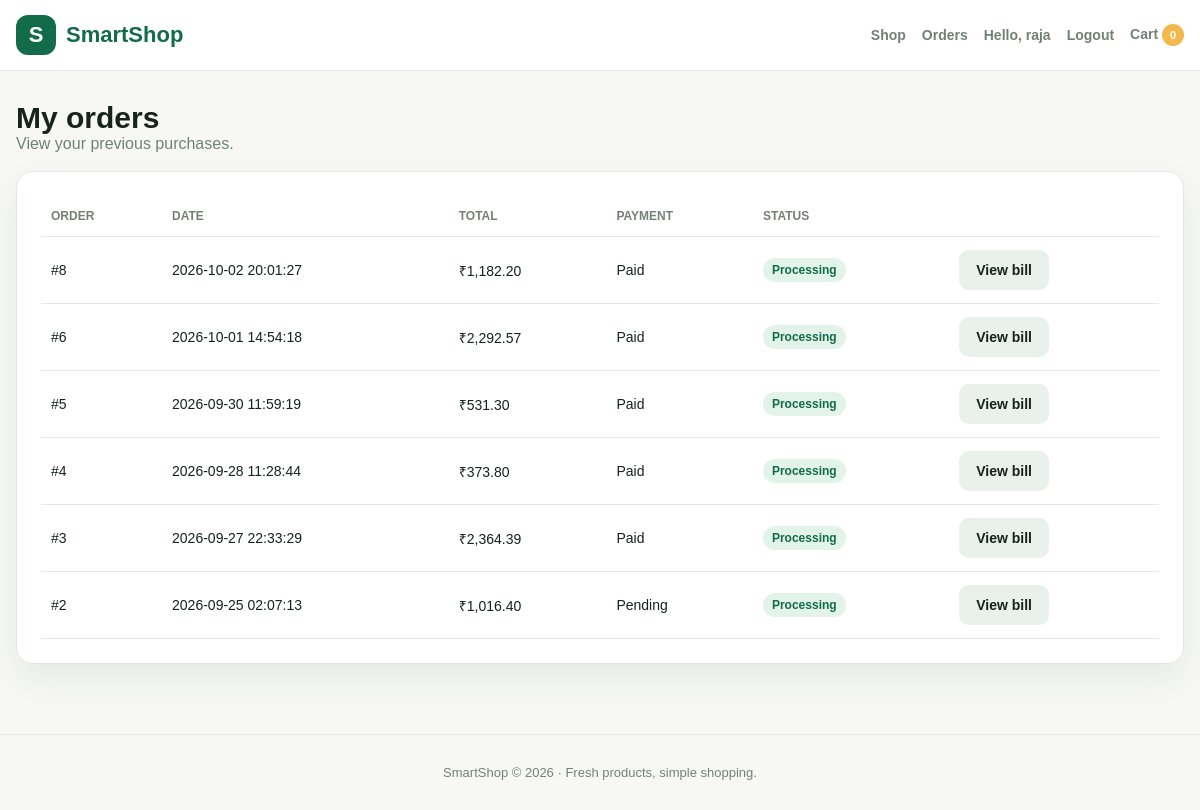
Page /orders (signed in) on the committed database.
### tables this page shows
CREATE TABLE orders (
            id INTEGER PRIMARY KEY AUTOINCREMENT,
            user_id INTEGER,
            customer_name TEXT NOT NULL,
            phone TEXT NOT NULL DEFAULT '',
            address TEXT NOT NULL DEFAULT '',
            subtotal REAL NOT NULL DEFAULT 0,
            discount REAL NOT NULL DEFAULT 0,
            gst REAL NOT NULL DEFAULT 0,
            total REAL NOT NULL DEFAULT 0,
            payment_method TEXT NOT NULL DEFAULT 'UPI',
            payment_status TEXT NOT NULL DEFAULT 'Pending',
            order_status TEXT NOT NULL DEFAULT 'Processing',
            created_at TEXT NOT NULL DEFAULT '',
            FOREIGN KEY(user_id) REFERENCES users(id)
        );

### app.py (the view)
@app.route("/orders")
@login_required
def my_orders():
    connection = get_db()
    orders = connection.execute(
        """
        SELECT *
        FROM orders
        WHERE user_id = ?
        ORDER BY id DESC
        """,
        (get_current_user()["id"],)
    ).fetchall()
    connection.close()
    return render_template(
        "orders.html",
        orders=orders,
    )

### app.py (called while the page is built, shortened)
def get_db():
    connection = sqlite3.connect(DB_PATH)
    connection.row_factory = sqlite3.Row
    connection.execute("PRAGMA foreign_keys = ON")
    return connection

def get_current_user():
    return session.get("user")

@app.context_processor
def inject_global_template_data():
    return {
        "user": get_current_user(),
        "cart_count": get_cart_count(),
        "year": datetime.now().year,
    }

def login_required(function):
    @wraps(function)
    def decorated(*args, **kwargs):
        if not get_current_user():
            flash("Please login first.", "warning")
            return redirect(url_for("login"))
        return function(*args, **kwargs)
    return decorated

def get_cart():
    cart = session.get("cart", {})
    if not isinstance(cart, dict):
        return {}
    clean_cart = {}
    return clean_cart

def get_cart_count():
    items, _ = get_cart_details()
    return sum(
        item["quantity"]
        for item in items
    )

@app.template_filter("money")
def money(value):
    return f"₹{float(value):,.2f}"

### templates/orders.html (shortened to what this page needs)
{% extends "base.html" %}
{% block content %}
<div class="section-heading">
    <div>
        <h2>My orders</h2>
        <span class="muted">
            View your previous purchases.
        </span>
    </div>
</div>
{% if orders %}
<div class="table-card table-wrapper">
    <table>
        <thead>
            <tr>
                <th>Order</th>
                <th>Date</th>
                <th>Total</th>
                <th>Payment</th>
                <th>Status</th>
                <th></th>
            </tr>
        </thead>
        <tbody>
            {% for order in orders %}
                <tr>
                    <td>#{{ order.id }}</td>
                    <td>{{ order.created_at }}</td>
                    <td>{{ order.total|money }}</td>
                    <td>{{ order.payment_status }}</td>
                    <td>
                        <span class="badge">
                            {{ order.order_status }}
                        </span>
                    </td>
                    <td>
                        <a
                            class="btn secondary"
                            href="{{ url_for(
                                'bill',
                                order_id=order.id
                            ) }}"
                        >
                            View bill
                        </a>
                    </td>
                </tr>
            {% endfor %}
        </tbody>
    </table>
</div>
{% else %}
<div class="empty">
    <h3>No orders yet</h3>
    <p>Your orders will appear here.</p>
</div>
{% endif %}
{% endblock %}

### templates/base.html (shortened to what this page needs)
<!DOCTYPE html>
<html lang="en">
<head>
    <link
        rel="stylesheet"
        href="{{ url_for(
            'static',
            filename='css/style.css'
        ) }}"
    >
</head>
<body>
    <nav class="navbar">
        <div class="container nav-inner">
            <a
                class="brand"
                href="{{ url_for('home') }}"
            >
                <span class="brand-icon">S</span>
                SmartShop
            </a>
            <div class="nav-links">
                <a href="{{ url_for('home') }}">
                    Shop
                </a>
                {% if user %}
                    <a href="{{ url_for('my_orders') }}">
                        Orders
                    </a>
                    <span>
                        Hello, {{ user.name }}
                    </span>
                    <a href="{{ url_for('logout') }}">
                        Logout
                    </a>
                {% else %}
                    <a href="{{ url_for('login') }}">
                        Login
                    </a>
                {% endif %}
                <a href="{{ url_for('cart') }}">
                    Cart
                    <span
                        id="cart-count"
                        class="cart-badge"
                    >
                        {{ cart_count }}
                    </span>
                </a>
            </div>
        </div>
    </nav>
    <main class="container">
        {% block content %}{% endblock %}
    </main>
    <footer>
        SmartShop © {{ year }} · Fresh products, simple shopping.
    </footer>
</body>
</html>

### static/css/style.css (style rules this page uses)
:root { --green: #126b4b; --dark-green: #08452f; --gold: #f2b84b; --bg: #f7f8f5; --text: #17231d; --muted: #738078; --border: #e2e9e4; --danger: #c0392b; --success: #1b8755; --shadow: 0 14px 35px rgba(30, 70, 50, .08); }
* { box-sizing: border-box; }
body { margin: 0; color: var(--text); background: var(--bg); font-family: Arial, sans-serif; }
a { color: inherit; text-decoration: none; }
.container { width: min(1180px, calc(100% - 32px)); margin: auto; }
.navbar { position: sticky; top: 0; z-index: 20; background: rgba(255, 255, 255, .96); border-bottom: 1px solid var(--border); }
.nav-inner { min-height: 70px; display: flex; align-items: center; justify-content: space-between; gap: 20px; }
.brand { display: flex; align-items: center; gap: 10px; color: var(--green); font-size: 22px; font-weight: 700; }
.brand-icon { width: 40px; height: 40px; display: grid; place-items: center; border-radius: 12px; color: white; background: var(--green); }
.nav-links { display: flex; align-items: center; gap: 16px; color: var(--muted); font-size: 14px; font-weight: 600; }
.cart-badge { min-width: 22px; height: 22px; display: inline-grid; place-items: center; padding: 0 6px; border-radius: 50px; color: white; background: var(--gold); font-size: 11px; }
.section-heading { display: flex; align-items: end; justify-content: space-between; gap: 16px; margin: 30px 0 18px; }
.section-heading h1, .section-heading h2 { margin: 0; }
.section-heading h2 { font-size: 30px; }
.muted { color: var(--muted); }
.btn { display: inline-flex; align-items: center; justify-content: center; gap: 7px; border: 0; border-radius: 10px; padding: 12px 17px; color: white; background: var(--green); cursor: pointer; font: inherit; font-weight: 700; transition: .2s ease; }
.btn.secondary { color: var(--text); background: #eaf0eb; }
.form-card, .summary-card, .table-card, .auth-card { padding: 24px; border: 1px solid var(--border); border-radius: 17px; background: white; box-shadow: var(--shadow); }
.table-wrapper { overflow-x: auto; }
table { width: 100%; min-width: 680px; border-collapse: collapse; }
th, td { padding: 13px 10px; border-bottom: 1px solid var(--border); text-align: left; font-size: 14px; }
th { color: var(--muted); font-size: 12px; text-transform: uppercase; }
.badge { display: inline-block; padding: 5px 9px; border-radius: 50px; color: var(--green); background: #e2f3e9; font-size: 12px; font-weight: 700; }
footer { margin-top: 70px; padding: 30px 0; color: var(--muted); border-top: 1px solid var(--border); text-align: center; font-size: 13px; }

### rows in the picture
orders: id "8", created_at "2026-10-02 20:01:27", total "₹1,182.20", payment_status "Paid", order_status "Processing"
orders: id "6", created_at "2026-10-01 14:54:18", total "₹2,292.57", payment_status "Paid", order_status "Processing"
orders: id "5", created_at "2026-09-30 11:59:19", total "₹531.30", payment_status "Paid", order_status "Processing"
orders: id "4", created_at "2026-09-28 11:28:44", total "₹373.80", payment_status "Paid", order_status "Processing"
orders: id "3", created_at "2026-09-27 22:33:29", total "₹2,364.39", payment_status "Paid", order_status "Processing"
orders: id "2", created_at "2026-09-25 02:07:13", total "₹1,016.40", payment_status "Pending", order_status "Processing"

### other values in the picture
{{ user.name }} "raja"
{{ cart_count }} "0"
